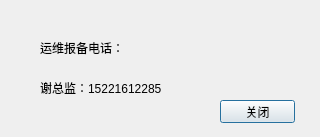
<?xml version="1.0" encoding="UTF-8"?>
<ui version="4.0">
 <class>YunWei</class>
 <widget class="QDialog" name="YunWei">
  <property name="geometry">
   <rect>
    <x>0</x>
    <y>0</y>
    <width>320</width>
    <height>137</height>
   </rect>
  </property>
  <property name="windowTitle">
   <string>运维</string>
  </property>
  <widget class="QLabel" name="label">
   <property name="geometry">
    <rect>
     <x>40</x>
     <y>40</y>
     <width>161</width>
     <height>16</height>
    </rect>
   </property>
   <property name="text">
    <string>运维报备电话：</string>
   </property>
  </widget>
  <widget class="QLabel" name="label_2">
   <property name="geometry">
    <rect>
     <x>40</x>
     <y>80</y>
     <width>191</width>
     <height>16</height>
    </rect>
   </property>
   <property name="text">
    <string>谢总监：15221612285</string>
   </property>
  </widget>
  <widget class="QPushButton" name="pushButton">
   <property name="geometry">
    <rect>
     <x>220</x>
     <y>100</y>
     <width>75</width>
     <height>23</height>
    </rect>
   </property>
   <property name="text">
    <string>关闭</string>
   </property>
  </widget>
 </widget>
 <resources/>
 <connections/>
</ui>
